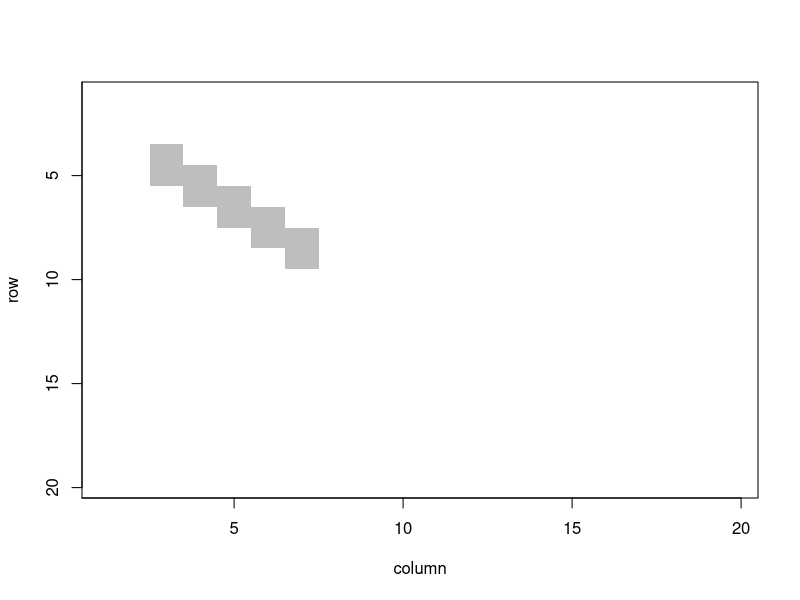

Source code (R):
library(SparseM)


### Name: SparseM.image
### Title: Image Plot for Sparse Matrices
### Aliases: image SparseM.image image,matrix.csr-method
### Keywords: hplot algebra

### ** Examples

a <- rnorm(20*5)
A <- matrix(a,20,5)
A[row(A)>col(A)+4|row(A)<col(A)+3] <- 0
b <- rnorm(20*5)
B <- matrix(b,20,5)
B[row(A)>col(A)+2|row(A)<col(A)+2] <- 0
image(as.matrix.csr(A)%*%as.matrix.csr(t(B)))
